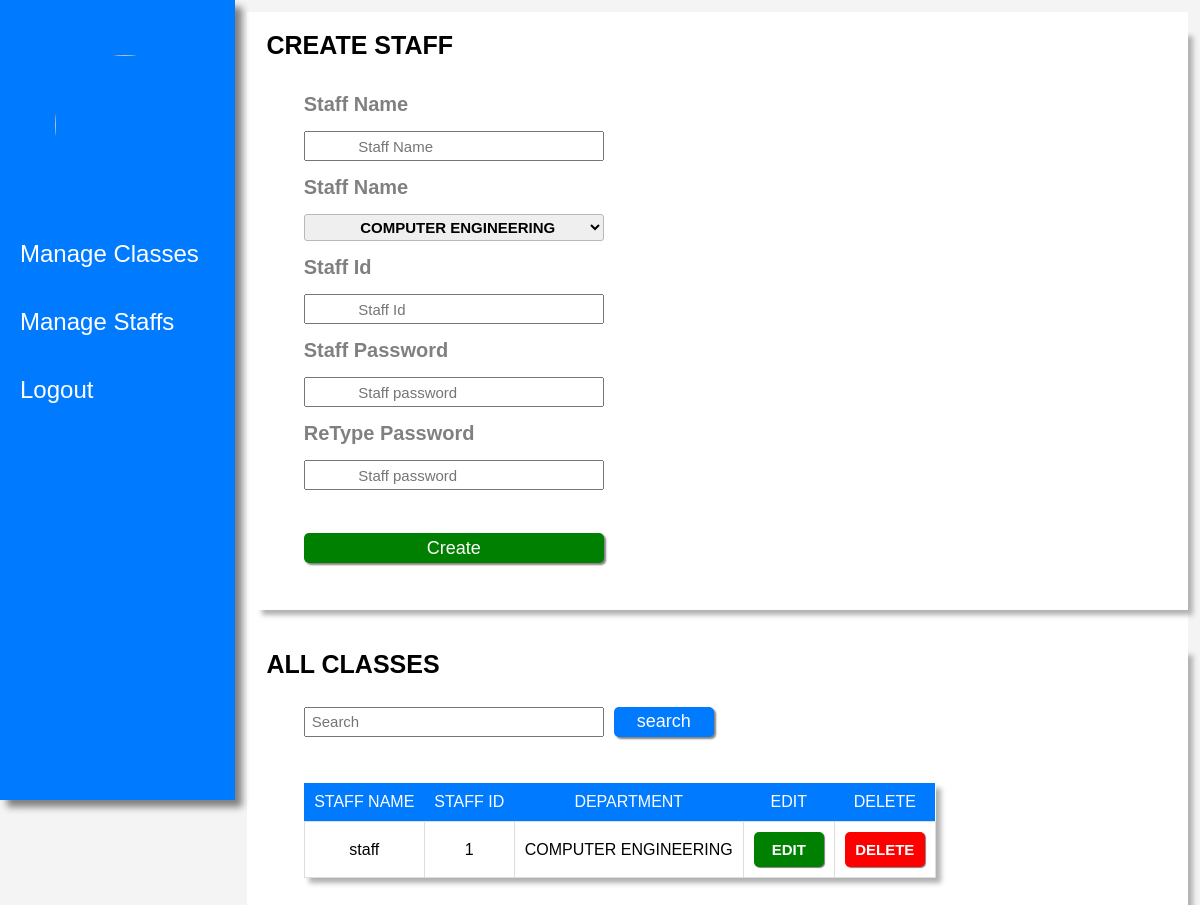
Page /manage_staff on the earlier database version.
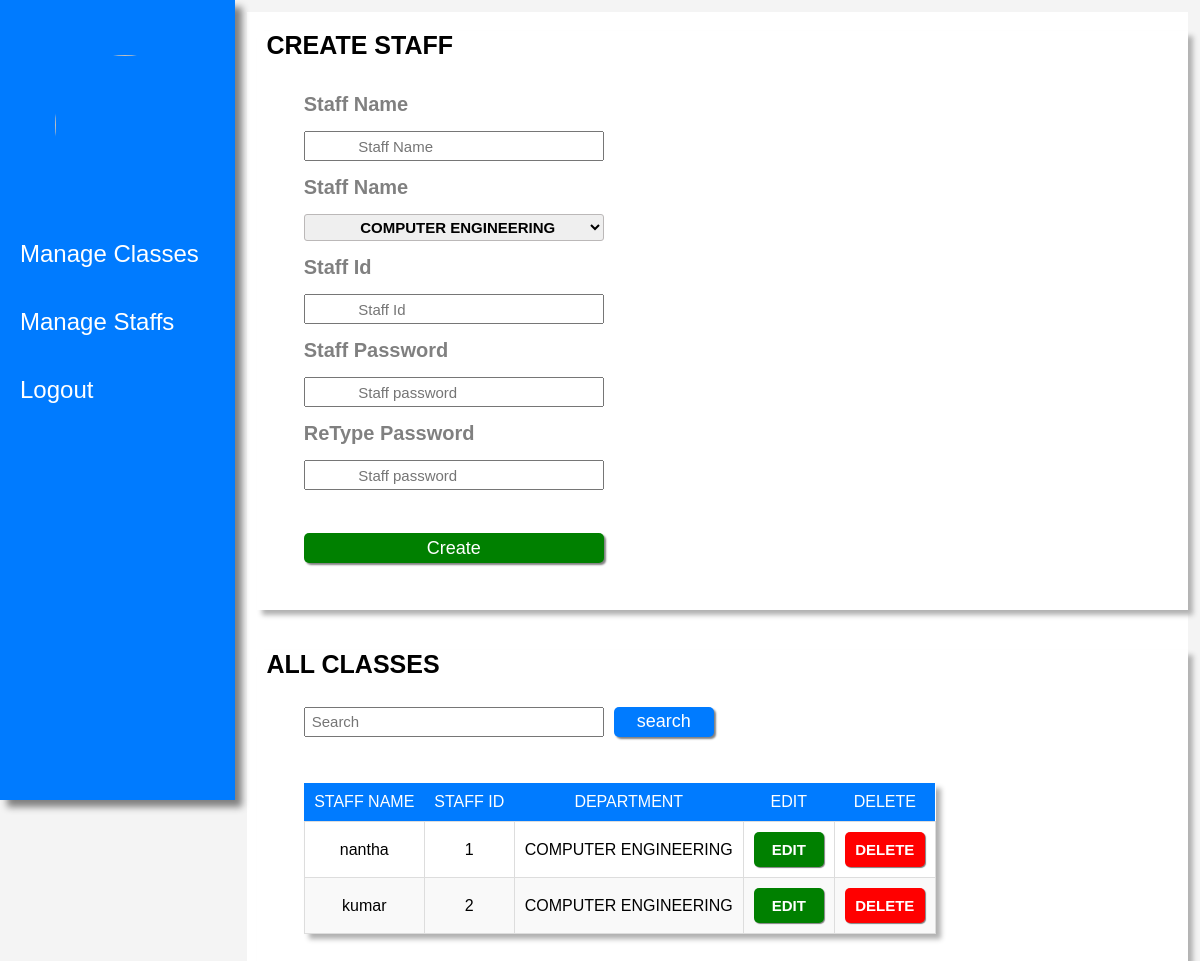
Same page on the later database version.
### tables this page shows
CREATE TABLE "staffs" (
	"staffname"	TEXT,
	"staffid"	INTEGER,
	"password"	TEXT,
	"dept"	TEXT,
	PRIMARY KEY("staffid")
);

### main.py (the view)
@app.route("/manage_staff")
def manage_staff():
    con = sqlite3.connect("data_base.db")
    con.row_factory = sqlite3.Row
    cur = con.cursor()
    cur.execute("Select * from staffs")
    data = cur.fetchall()
    con.close()
    return render_template("admin/manage_staff.html",data=data)

### templates/admin/manage_staff.html (shortened to what this page needs)
<!DOCTYPE html>
<html lang="en">
<head>
    <link rel="stylesheet" href="\static\css\manage_classes.css">
    <link rel="stylesheet" href="https://cdnjs.cloudflare.com/ajax/libs/font-awesome/6.5.2/css/all.min.css"
 />
</head>
<body>
    <div class="sidebar">
        <img src="\static\images\logo.jpg">
        <ul>
            <li><a href="{{url_for('manage_classes_admin')}}">Manage Classes</a></li>
            <li><a href="{{url_for('manage_staff')}}">Manage Staffs</a></li>
            <li><a href="{{url_for('home')}}">Logout</a></li>
        </ul>
    </div>
    <div class="img_container">
        <form action="/create_staff" class="create-class-form" method="post" enctype="multipart/form-data">
            <h1>CREATE STAFF</h1>
            <label for="staffname">Staff Name</label>
            <input type="text" name="staffname" placeholder="Staff Name"  required>
            <label for="staffdept">Staff Name</label>
            <select name="select">
                <option name="select">COMPUTER ENGINEERING</option>
            </select>
            <label for="staffid">Staff Id</label>
            <input type="text" name="staffid" placeholder="Staff Id"  required>
            <label for="staffpassword">Staff Password</label>
            <input type="text" name="staffpassword" placeholder="Staff password"  required>
            <label for="confirmpassword">ReType Password</label>
            <input type="text" name="confirmpassword" placeholder="Staff password"  required>
            <button type="submit">Create</button>
        </form>
        <div class="all-attendance-table">
            <h1>ALL CLASSES</h1>
            <div class="search-box">
                <form>
                    <input type="search" name="search" required placeholder="Search">
                    <button>search</button>
                </form>
            </div>
            <table>
                <thead>
                    <tr>
                        <th>STAFF NAME</th>
                        <th>STAFF ID </th>
                        <th>DEPARTMENT</th>
                        <th>EDIT</th>
                        <th>DELETE</th>
                    </tr>
                </thead>
                <tbody>
                    {% for row in data %}
                        <tr>
                            <td> {{row["staffname"]}}</td>
                            <td> {{row["staffid"]}}</td>
                            <td> {{row["dept"]}}</td>
                            <td><a href="{{url_for('edit_staff_form',staffid = row['staffid'])}}"><button class="btn-edit">EDIT</button></a></td>
                            <td><a href="{{url_for('delete_staff',staffid = row['staffid'])}}"><button class="btn-delete">DELETE</button></a></td>
                        </tr>
                    {% endfor %}
                </tbody>
            </table>
        </div>
    </div>
</body>
</html>

### static/css/manage_classes.css (style rules this page uses)
* { margin: 0; padding: 0; box-sizing: border-box; }
body { font-family: Arial, sans-serif; background-color: #f4f4f4; display: flex; }

Differences in the rows shown:
changed staffs id 1: staffname "staff" → "nantha"
added staffs: staffname "kumar", staffid "2", dept "COMPUTER ENGINEERING"
